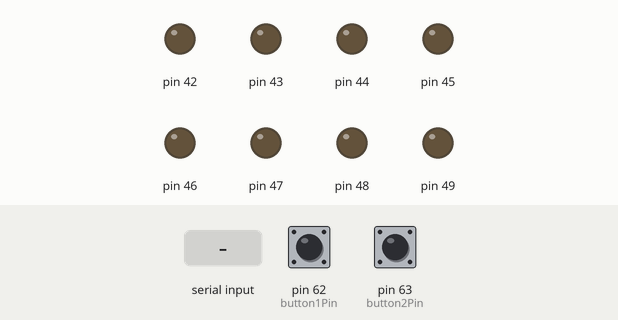
Recording of a sketch running on a simulated Arduino Mega 2560, built with avr-gcc and run on an emulated ATmega2560. Shown: output pins drawn as LEDs (lit = HIGH). The inputs (shaded band) are chosen by the test bench; at power-on: pin 62 (button1Pin) HIGH, pin 63 (button2Pin) HIGH.

Above: at 1.2 s.
1.3 s: byte 3 (3) received over Serial
At 1.42 s:
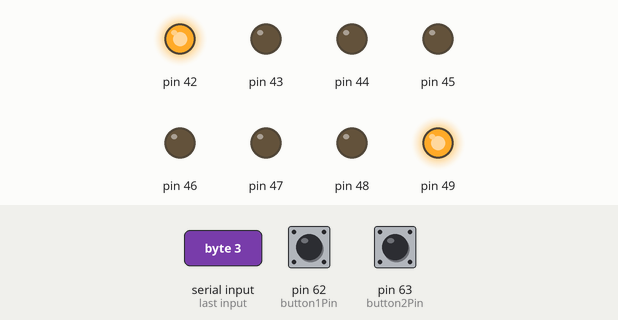
At 1.91 s:
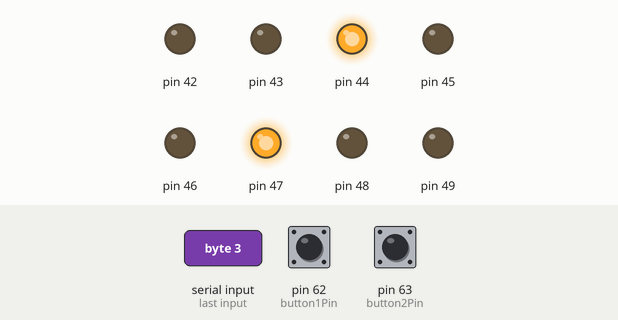
3.7 s: byte 5 (5) received over Serial
At 3.82 s:
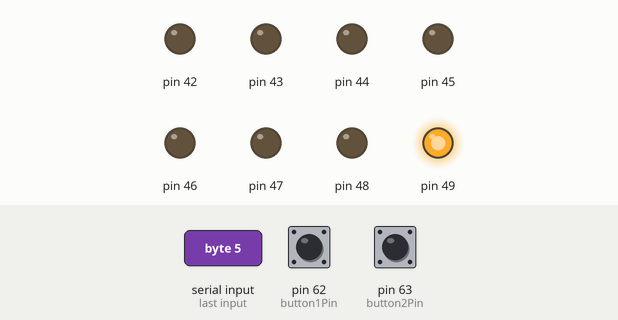
Timing chart, 0 to 7.2 s (numbered marks = the images above; inputs shaded):
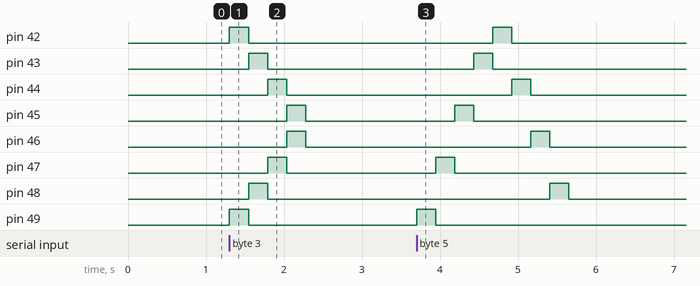

Measured:
- after the input at 1.3 s, pin 42, pin 49: LOW → HIGH at once, → LOW 0.24 s later; pin 43, pin 48: LOW → HIGH after 0.25 s, → LOW 0.24 s later; pin 44, pin 47: LOW → HIGH after 0.49 s, → LOW 0.24 s later; pin 45, pin 46: LOW → HIGH after 0.73 s, → LOW 0.24 s later
- after the input at 3.7 s, pin 42: LOW → HIGH after 0.98 s, → LOW 0.24 s later; pin 43: LOW → HIGH after 0.73 s, → LOW 0.24 s later; pin 44: LOW → HIGH after 1.2 s, → LOW 0.24 s later; pin 45: LOW → HIGH after 0.49 s, → LOW 0.24 s later; pin 46: LOW → HIGH after 1.5 s, → LOW 0.24 s later

The sketch:

sketch_lab2.ino
```cpp
const unsigned char button1Pin = 62;
const unsigned char button2Pin = 63;
unsigned char delayMs = 500;
int algo3positions[] = {0b10000001, 0b01000010, 0b00100100, 0b00011000};
unsigned char positionsLen = 4;
int receivedInt;

void setup() {
  Serial.begin(9600);

  DDRL = 0b11111111; // setting all L pins as output
  PORTL = 0; // setting all L pins LOW
  pinMode(button1Pin, INPUT_PULLUP);
  pinMode(button2Pin, INPUT_PULLUP);
}

void loop() {
  if (Serial.available()) {
    receivedInt = Serial.read();
    if (receivedInt == 3) {
      exec_algo3();
    }
    else if (receivedInt == 5){
      exec_algo5();
    }
  }

  if(digitalRead(button1Pin) == LOW) {
    Serial.write(3);
    delay(100);
  }
  if(digitalRead(button2Pin) == LOW) {
    Serial.write(5);
    delay(100);
  }

}

void exec_algo3() {
    for(int i = 0; i < positionsLen; i++){
      PORTL = algo3positions[i];
      delay(delayMs);
    }
    PORTL = 0;
}

void exec_algo5() {
    for(int i = 0; i < 8; i++){
      int res;

      if(i < 4) res = 1 << (i * 2);
      else res = (128 >> (i % 4) * 2);
      PORTL = res;
      delay(delayMs);
    }
    PORTL = 0;
}
```
